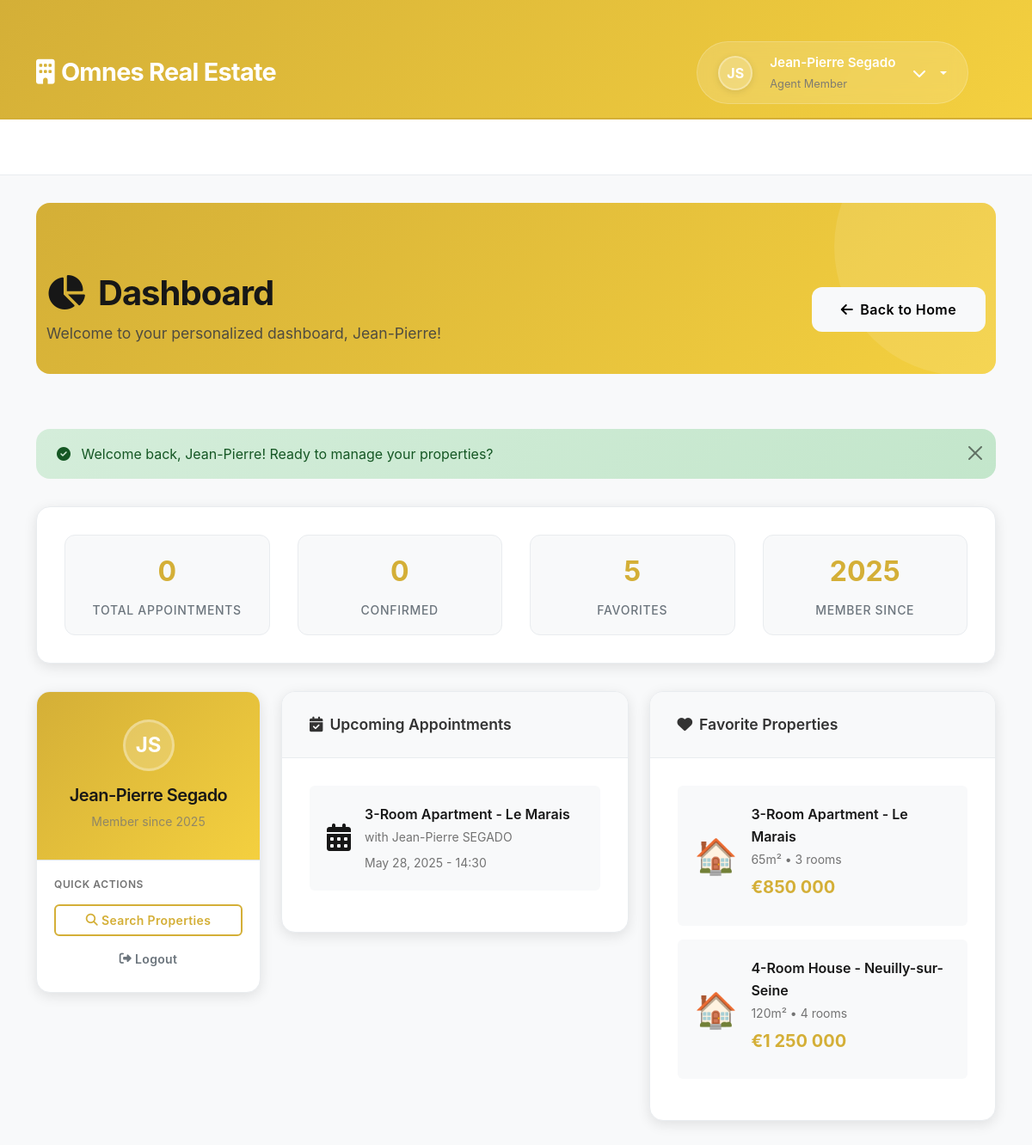
The page /src/client/dashboard.php (signed in) on the database its author committed.
### tables this page shows
CREATE TABLE agents(
    user_id INT PRIMARY KEY,
    cv_file_path VARCHAR(255) NOT NULL,
    profile_picture_path VARCHAR(255),
    agency_name VARCHAR(255) NOT NULL,
    agency_address VARCHAR(255) NOT NULL,
    agency_phone VARCHAR(15) NOT NULL,
    agency_email VARCHAR(100) NOT NULL UNIQUE,
    FOREIGN KEY (user_id) REFERENCES users(id) ON DELETE CASCADE
);

CREATE TABLE users (
    id INT AUTO_INCREMENT PRIMARY KEY,
    first_name VARCHAR(50) NOT NULL,
    last_name VARCHAR(50) NOT NULL,
    email VARCHAR(100) NOT NULL UNIQUE,
    password_hash VARCHAR(255) NOT NULL,
    role ENUM('admin', 'client', 'agent') NOT NULL DEFAULT 'client',
    phone VARCHAR(10) NOT NULL,
    created_at TIMESTAMP DEFAULT CURRENT_TIMESTAMP
);

### src/includes/functions.php (called while the page is built, shortened)
<?php
function isLoggedIn() {
    return isset($_SESSION['user_id']) && !empty($_SESSION['user_id']);
}
function isClient() {
    return isLoggedIn() && isset($_SESSION['role']) && $_SESSION['role'] === 'client';
}
function isAgent() {
    return isLoggedIn() && isset($_SESSION['role']) && $_SESSION['role'] === 'agent';
}
?>

### src/client/dashboard.php (the view, shortened to what this page needs)
<?php
require_once '../config/database.php';
require_once '../includes/functions.php';
$user_data = [];
try {
    $query = "SELECT u.*, a.cv_file_path, a.profile_picture_path, a.agency_name
              FROM users u
              LEFT JOIN agents a ON u.id = a.user_id
              WHERE u.id = :user_id";
    $stmt = $pdo->prepare($query);
    $stmt->bindParam(':user_id', $_SESSION['user_id']);
    $stmt->execute();
    $user_data = $stmt->fetch(PDO::FETCH_ASSOC);
} catch (Exception $e) {
    error_log("Dashboard error: " . $e->getMessage());
    $error = "Error loading user data.";
    $user_data = [
        'first_name' => 'User',
        'last_name' => '',
        'role' => 'client',
        'created_at' => date('Y-m-d')
    ];
}
$stats = [
    'total_appointments' => 0,
    'confirmed_appointments' => 0,
    'properties_viewed' => 0,
    'favorites' => 5,
    'managed_properties' => 0,
    'scheduled_appointments' => 0
];
try {
    if (isClient()) {
        $stats_query = "SELECT
                       (SELECT COUNT(*) FROM appointments WHERE client_id = :user_id) as total_appointments,
                       (SELECT COUNT(*) FROM appointments WHERE client_id = :user_id AND status = 'scheduled') as confirmed_appointments
                       ";
        $stats_stmt = $pdo->prepare($stats_query);
        $stats_stmt->bindParam(':user_id', $_SESSION['user_id']);
        $stats_stmt->execute();
        $user_stats = $stats_stmt->fetch(PDO::FETCH_ASSOC);
        if ($user_stats) {
            $stats = array_merge($stats, $user_stats);
        }
        $stats['properties_viewed'] = $stats['total_appointments'] * 2;
        $stats['favorites'] = 5;
    } elseif (isAgent()) {
        $stats_query = "SELECT
                       (SELECT COUNT(*) FROM properties WHERE agent_id = :user_id) as managed_properties,
                       (SELECT COUNT(*) FROM appointments a WHERE a.agent_id = :user_id AND a.status = 'scheduled') as scheduled_appointments";
        $stats_stmt = $pdo->prepare($stats_query);
        $stats_stmt->bindParam(':user_id', $_SESSION['user_id']);
        $stats_stmt->execute();
        $user_stats = $stats_stmt->fetch(PDO::FETCH_ASSOC);
        if ($user_stats) {
            $stats = array_merge($stats, $user_stats);
        }
    }
} catch (Exception $e) {
    error_log("Stats error: " . $e->getMessage());
}
$current_section = $_GET['section'] ?? 'overview';
$upcoming_appointments = [];
$favorite_properties = [];
if (empty($upcoming_appointments)) {
    $upcoming_appointments = [
        [
            'id' => 1,
            'property_title' => '3-Room Apartment - Le Marais',
            'agent_name' => 'Jean-Pierre SEGADO',
            'date_rdv' => '2025-05-28',
            'heure_rdv' => '14:30:00',
            'adresse' => '12 Rue des Rosiers, 75004 Paris',
            'notes' => 'Door code: A1234'
        ]
    ];
}
if (empty($favorite_properties)) {
    $favorite_properties = [
        [
            'id' => 1,
            'titre' => '3-Room Apartment - Le Marais',
            'prix' => 850000,
            'nb_pieces' => 3,
            'surface' => 65,
            'etage' => '3rd floor',
            'agent_name' => 'Jean-Pierre SEGADO'
        ],
        [
            'id' => 2,
            'titre' => '4-Room House - Neuilly-sur-Seine',
            'prix' => 1250000,
            'nb_pieces' => 4,
            'surface' => 120,
            'etage' => 'Ground floor',
            'agent_name' => 'Sophie MARTIN'
        ]
    ];
}
?>
<!DOCTYPE html>
<html lang="en">
<head>
    <link href="https://cdnjs.cloudflare.com/ajax/libs/bootstrap/5.3.0/css/bootstrap.min.css" rel="stylesheet">
    <link href="https://cdnjs.cloudflare.com/ajax/libs/font-awesome/6.4.0/css/all.min.css" rel="stylesheet">
    <link href="../assets/css/style.css" rel="stylesheet">
    <link href="../assets/css/dashboard.css" rel="stylesheet">
</head>
<body data-page="dashboard">
    <header class="luxury-header">
        <div class="container">
            <div class="row align-items-center">
                <div class="col-md-6">
                    <a href="../pages/home.php" class="brand-logo text-decoration-none">
                        <i class="fas fa-building me-2"></i>Omnes Real Estate
                    </a>
                </div>
                <div class="col-md-6 text-end">
                    <div class="dropdown account-dropdown-dashboard">
                        <div class="user-profile d-inline-flex align-items-center dropdown-toggle" data-bs-toggle="dropdown" aria-expanded="false" style="cursor: pointer;">
                            <div class="user-avatar me-2">
                                <?= strtoupper(substr($user_data['first_name'], 0, 1) . substr($user_data['last_name'], 0, 1)) ?>
                            </div>
                            <div class="user-info me-2">
                                <div class="fw-semibold"><?= htmlspecialchars($user_data['first_name'] . ' ' . $user_data['last_name']) ?></div>
                                <small><?= ucfirst($user_data['role']) ?> Member</small>
                            </div>
                            <i class="fas fa-chevron-down"></i>
                        </div>
                    </div>
                </div>
            </div>
        </div>
    </header>
    <div class="breadcrumb-container">
        <div class="container">
        </div>
    </div>
    <div class="container">
        <div class="page-header">
            <div class="container">
                <div class="row align-items-center">
                    <div class="col-md-8">
                        <h1><i class="fas fa-chart-pie me-3"></i>Dashboard</h1>
                        <p class="mb-0">Welcome to your personalized dashboard, <?= htmlspecialchars($user_data['first_name']) ?>!</p>
                    </div>
                    <div class="col-md-4 text-end">
                        <a href="../pages/home.php" class="btn btn-light">
                            <i class="fas fa-arrow-left me-2"></i>Back to Home
                        </a>
                    </div>
                </div>
            </div>
        </div>
    </div>
    <div class="container dashboard-content">
        <?php if (isset($_SESSION['success_message'])): ?>
            <div class="alert alert-success alert-dismissible fade show" role="alert">
                <i class="fas fa-check-circle me-2"></i>
                <?= htmlspecialchars($_SESSION['success_message']) ?>
                <button type="button" class="btn-close" data-bs-dismiss="alert"></button>
            </div>
        <?php endif; ?>
        <div class="stats-overview">
            <div class="stats-grid">
                <div class="stat-item">
                    <div class="stat-value"><?= $stats['total_appointments'] ?></div>
                    <div class="stat-label">Total Appointments</div>
                </div>
                <div class="stat-item">
                    <div class="stat-value"><?= $stats['confirmed_appointments'] ?></div>
                    <div class="stat-label">Confirmed</div>
                </div>
                <div class="stat-item">
                    <div class="stat-value"><?= $stats['favorites'] ?></div>
                    <div class="stat-label">Favorites</div>
                </div>
                <div class="stat-item">
                    <div class="stat-value">2025</div>
                    <div class="stat-label">Member Since</div>
                </div>
            </div>
        </div>
        <div class="row">
            <div class="col-lg-3 mb-4">
                <div class="luxury-sidebar">
                    <div class="sidebar-header">
                        <div class="sidebar-avatar">
                            <?= strtoupper(substr($user_data['first_name'], 0, 1) . substr($user_data['last_name'], 0, 1)) ?>
                        </div>
                        <h5 class="mb-1"><?= htmlspecialchars($user_data['first_name'] . ' ' . $user_data['last_name']) ?></h5>
                        <small class="opacity-75">Member since <?= date('Y', strtotime($user_data['created_at'] ?? '2025-01-01')) ?></small>
                    </div>
                    <div class="p-3 border-top">
                        <h6 class="text-muted mb-3 text-uppercase fw-semibold" style="font-size: 0.75rem; letter-spacing: 0.05em;">Quick Actions</h6>
                        <div class="d-grid gap-2">
                            <a href="?section=search" class="btn btn-outline-primary btn-sm">
                                <i class="fas fa-search me-1"></i>Search Properties
                            </a>
                            <a href="../auth/logout.php" class="btn btn-outline-secondary btn-sm">
                                <i class="fas fa-sign-out-alt me-1"></i>Logout
                            </a>
                        </div>
                    </div>
                </div>
            </div>
            <div class="col-lg-9">
                <?php if ($current_section === 'overview'): ?>
                    <div class="row">
                        <div class="col-lg-6 mb-4">
                            <div class="content-card">
                                <div class="content-card-header">
                                    <i class="fas fa-calendar-check me-2"></i>Upcoming Appointments
                                </div>
                                <div class="content-card-body">
                                    <?php if (!empty($upcoming_appointments)): ?>
                                        <?php foreach (array_slice($upcoming_appointments, 0, 2) as $appointment): ?>
                                            <div class="d-flex align-items-center mb-3 p-3 bg-light rounded">
                                                <div class="me-3">
                                                    <i class="fas fa-calendar-alt fa-2x text-primary"></i>
                                                </div>
                                                <div class="flex-grow-1">
                                                    <div class="fw-semibold"><?= htmlspecialchars($appointment['property_title']) ?></div>
                                                    <small class="text-muted">with <?= htmlspecialchars($appointment['agent_name']) ?></small>
                                                    <div class="text-primary mt-1">
                                                        <small><?= date('M d, Y - H:i', strtotime($appointment['date_rdv'] . ' ' . $appointment['heure_rdv'])) ?></small>
                                                    </div>
                                                </div>
                                            </div>
                                        <?php endforeach; ?>
                                    <?php endif; ?>
                                </div>
                            </div>
                        </div>
                        <div class="col-lg-6 mb-4">
                            <div class="content-card">
                                <div class="content-card-header">
                                    <i class="fas fa-heart me-2"></i>Favorite Properties
                                </div>
                                <div class="content-card-body">
                                    <?php if (!empty($favorite_properties)): ?>
                                        <?php foreach (array_slice($favorite_properties, 0, 2) as $property): ?>
                                            <div class="d-flex align-items-center mb-3 p-3 bg-light rounded">
                                                <div class="me-3 fs-1">🏠</div>
                                                <div class="flex-grow-1">
                                                    <div class="fw-semibold"><?= htmlspecialchars($property['titre']) ?></div>
                                                    <small class="text-muted"><?= $property['surface'] ?>m² • <?= $property['nb_pieces'] ?> rooms</small>
                                                    <div class="property-price mt-1">€<?= number_format($property['prix'], 0, ',', ' ') ?></div>
                                                </div>
                                            </div>
                                        <?php endforeach; ?>
                                    <?php endif; ?>
                                </div>
                            </div>
                        </div>
                    </div>
                <?php endif; ?>
            </div>
        </div>
    </div>
</body>
</html>

### src/assets/css/dashboard.css (style rules this page uses)
.luxury-header { background: linear-gradient(135deg, var(--white) 0%, var(--cream) 100%); border-bottom: 2px solid var(--primary-color); box-shadow: var(--shadow); padding: 1rem 0; }
.brand-logo { color: var(--primary-color); font-weight: 800; font-size: 1.75rem; text-decoration: none; letter-spacing: -0.025em; transition: all var(--transition-fast); }
.user-profile { display: flex; align-items: center; gap: 0.75rem; padding: 0.5rem 1rem; background: var(--primary-ultra-light); border: 1px solid rgba(var(--primary-rgb), 0.2); border-radius: 50px; transition: all var(--transition-normal); }
.user-avatar { width: 40px; height: 40px; border-radius: 50%; background: linear-gradient(135deg, var(--primary-color) 0%, var(--primary-dark) 100%); display: flex; align-items: center; justify-content: center; color: white; font-weight: 600; }
.luxury-sidebar { background: var(--white); border-radius: 1rem; box-shadow: var(--shadow-lg); border: 1px solid var(--gray-200); overflow: hidden; }
.sidebar-header { background: linear-gradient(135deg, var(--primary-color) 0%, var(--primary-dark) 100%); color: white; padding: 1.5rem; text-align: center; }
.sidebar-avatar { width: 80px; height: 80px; border-radius: 50%; background: rgba(255, 255, 255, 0.2); display: flex; align-items: center; justify-content: center; margin: 0 auto 1rem; font-size: 1.5rem; border: 3px solid rgba(255, 255, 255, 0.3); }
.content-card { background: var(--white); border-radius: 1rem; box-shadow: var(--shadow); border: 1px solid var(--gray-200); overflow: hidden; transition: all var(--transition-normal); }
.content-card-header { background: linear-gradient(135deg, var(--gray-50) 0%, var(--white) 100%); padding: 1.5rem; border-bottom: 2px solid var(--gray-200); color: var(--text-primary); font-weight: 600; font-size: 1.125rem; }
.content-card-body { padding: 1.5rem; }
.property-price { color: var(--primary-color); font-weight: 700; font-size: 1.25rem; margin-bottom: 0.5rem; }
.luxury-sidebar { background: var(--white); border-radius: 1rem; box-shadow: var(--shadow-lg); border: 1px solid var(--gray-200); overflow: hidden; position: sticky; top: 2rem; }

### rows shown on the page
agents: user_id.last_name "JS", user_id.last_name "Jean-Pierre Segado", user_id.role "Agent", user_id.first_name "Jean-Pierre", user_id.created_at "2025"

### other values the page prints
$_SESSION['success_message'] "Welcome back, Jean-Pierre! Ready to manage your properties?"
$stats['total_appointments'] "0"
$stats['confirmed_appointments'] "0"
$stats['favorites'] "5"
$appointment['property_title'] "3-Room Apartment - Le Marais"
$appointment['agent_name'] "Jean-Pierre SEGADO"
$property['titre'] "3-Room Apartment - Le Marais"
$property['surface'] "65"
$property['nb_pieces'] "3"
$property['prix'] "850 000"
$property['titre'] "4-Room House - Neuilly-sur-Seine"
$property['surface'] "120"
$property['nb_pieces'] "4"
$property['prix'] "1 250 000"
